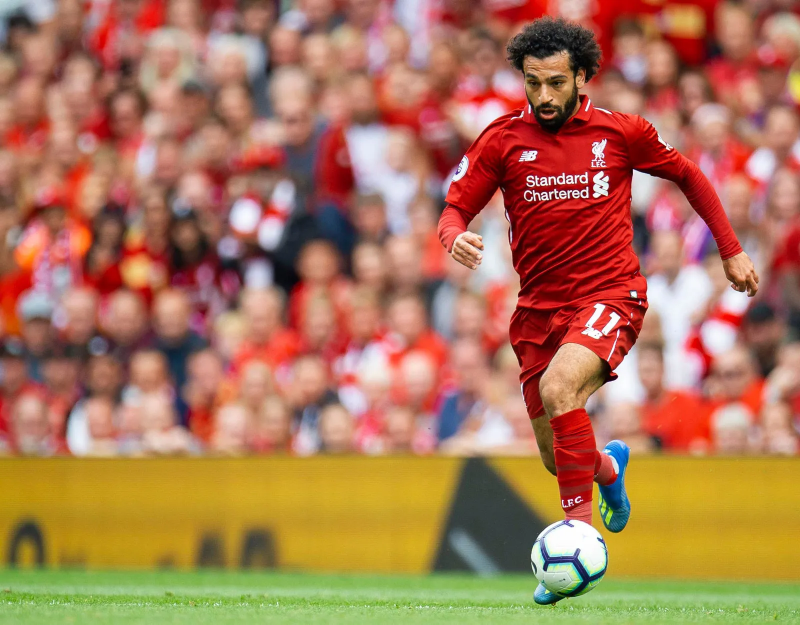
#> input picture Computer Vision Basics/images/mosalah.webp, 1600 x 1249 px, found by its file name (shown at 1/2 size)
$ python session8.py
#> lines starting #> are read from the running program, lines starting #| are printed output that depends on the picture
import cv2
import os

# os.chdir
# pwd

img = cv2.imread('mosalah.webp')
#> img is the input picture: shape (1249, 1600, 3); mean B, G, R 87.5, 119, 171.1
img2 = cv2.imread('mo.jpg')
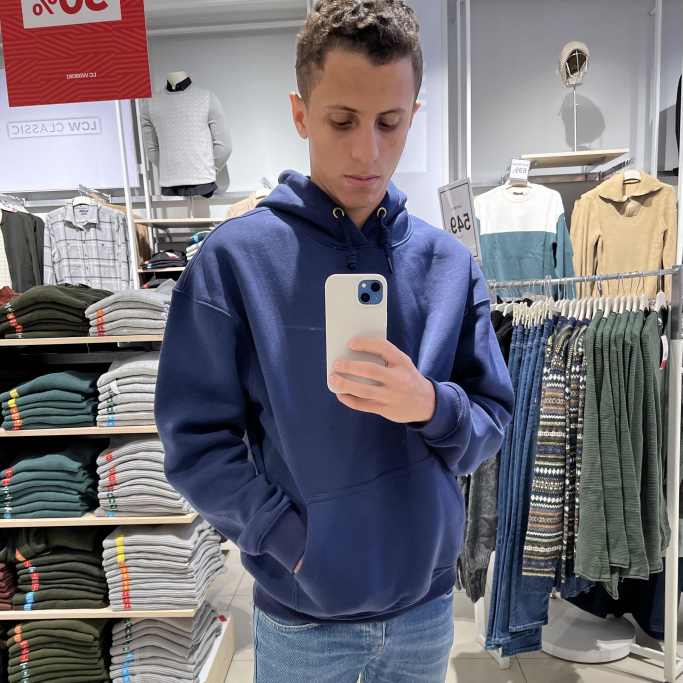
#> input picture mo.jpg, 2047 x 2048 px, found by its file name (shown at 1/3 size)
#> img2 is the input picture: shape (2048, 2047, 3); mean B, G, R 121.4, 113.8, 117

b,g,r = cv2.split(img)
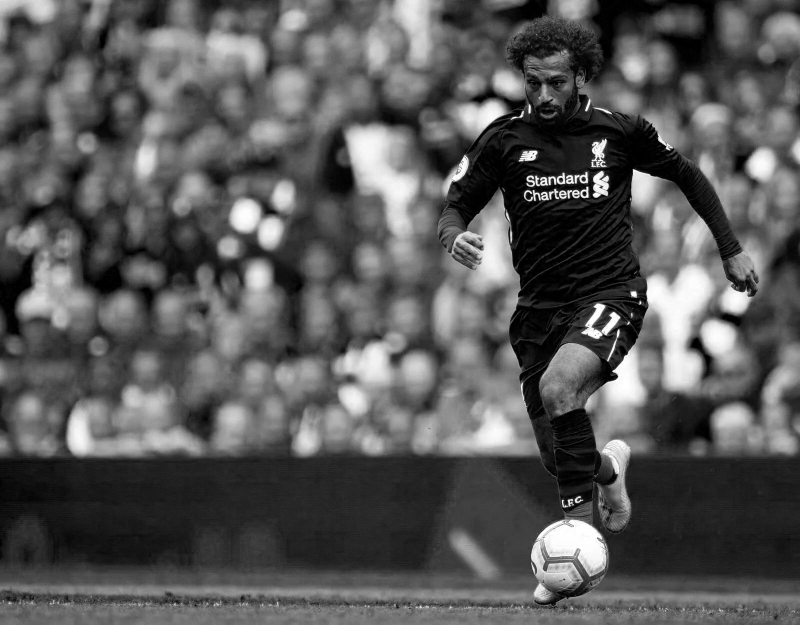
#> b: shape (1249, 1600) (shown at 1/2 size); min 0, max 255, mean 87.5
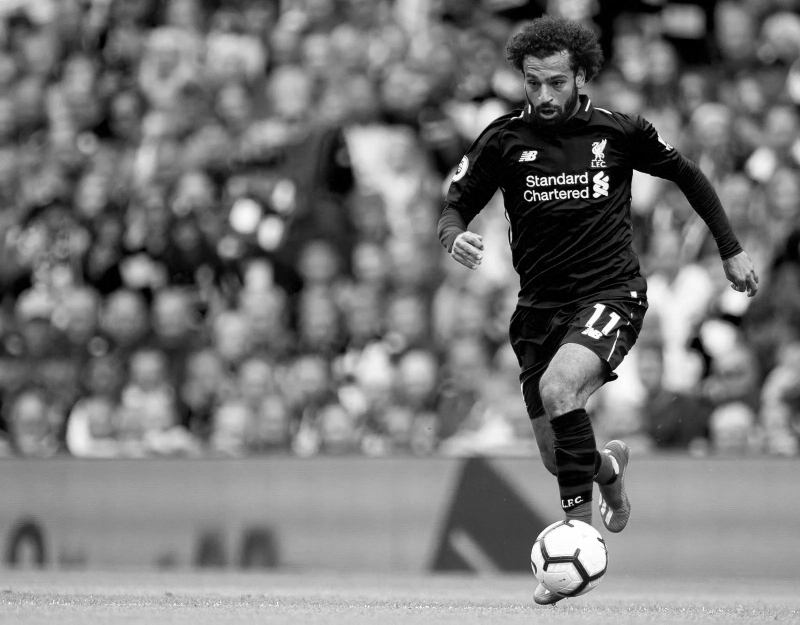
#> g: shape (1249, 1600) (shown at 1/2 size); min 0, max 255, mean 119
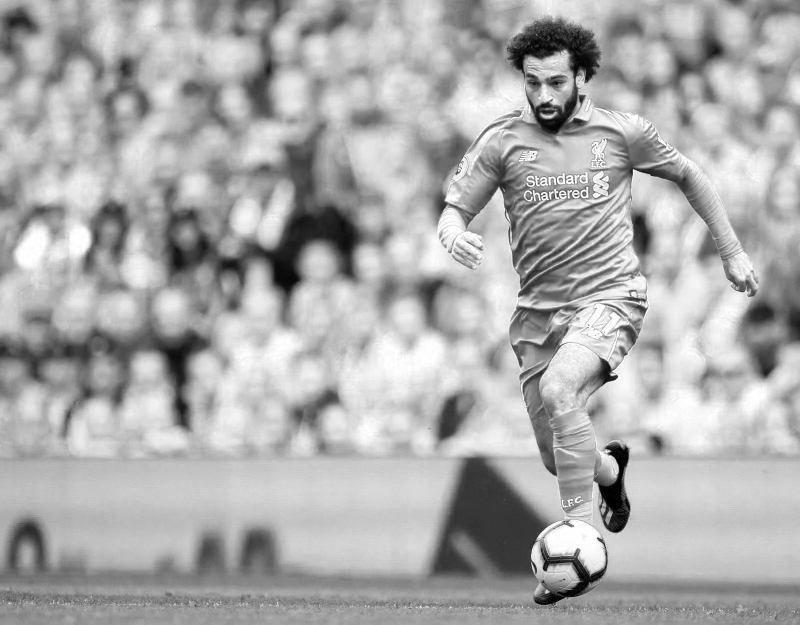
#> r: shape (1249, 1600) (shown at 1/2 size); min 0, max 255, mean 171.1
img = cv2.merge((b,g,r))

# ball = img[341:432,394:483]
# img[109:200,100:189] = ball


img = cv2.resize(img,(512,512))
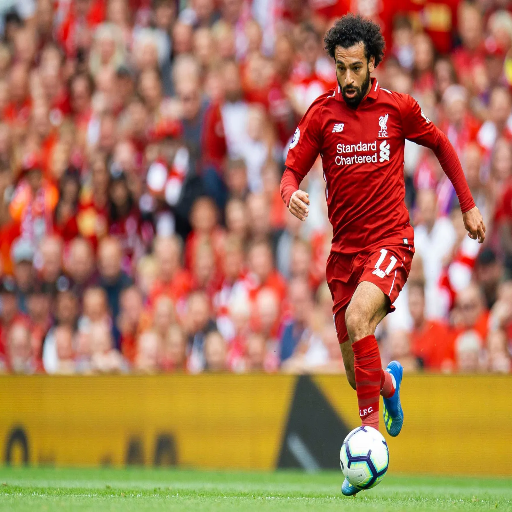
#> img: shape (512, 512, 3); mean B, G, R 87.4, 118.9, 171
img2 = cv2.resize(img2,(512,512))
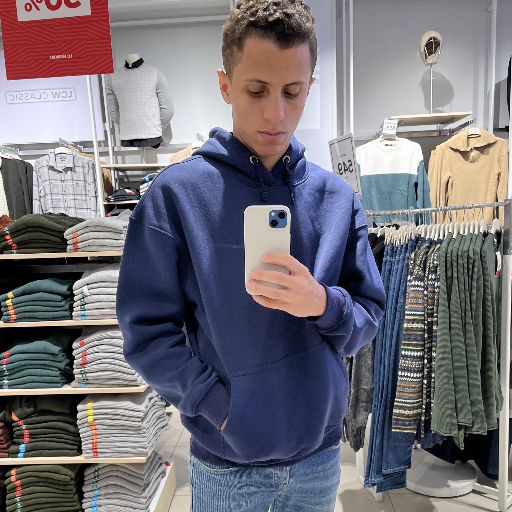
#> img2: shape (512, 512, 3); mean B, G, R 121.4, 113.8, 116.9

dst = cv2.addWeighted(img,0.4,img2,0.6,100)
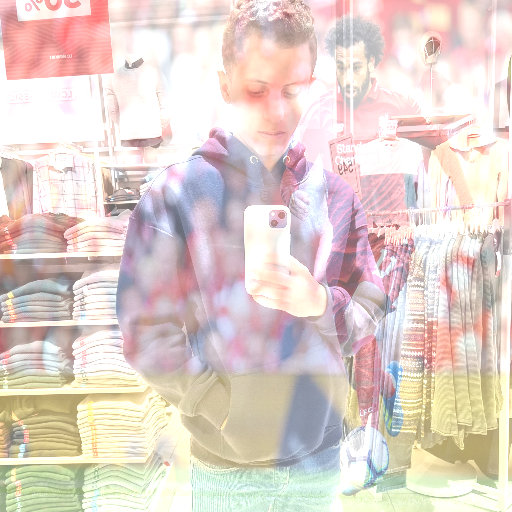
#> dst: shape (512, 512, 3); mean B, G, R 204.5, 211.1, 226.2

cv2.imshow('Image', dst)

cv2.waitKey(0)
cv2.destroyAllWindows()
